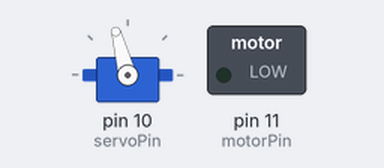
The sketch below on a simulated Arduino Uno, built with avr-gcc and run on an emulated ATmega328P. On the bench: servo, switched loads named in the sketch (green lamp = pin HIGH).

Above: at 0.15 s.
At 2.7 s:
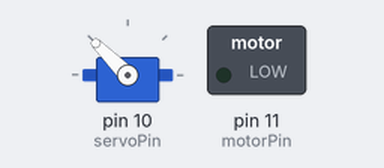
At 16.5 s:
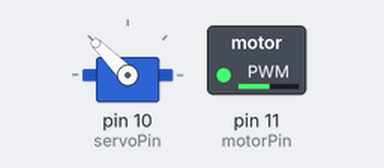
At 37.2 s:
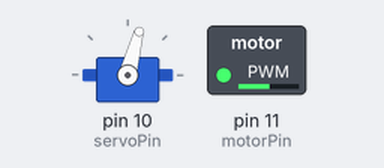
Timing chart, 0 to 40.0 s (numbered marks = the images above):
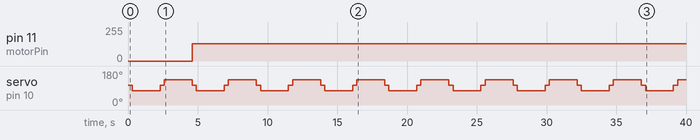

Measured:
- by itself, pin 11 (motorPin): 0/255 → 130/255 at 4.6 s
- by itself, servo on pin 10 (servoPin): repeats every 4.6 s: 105° 0.30 s, 135° 2.0 s, 105° 0.30 s, 75° 2.0 s

The sketch:

Figure8.pde
```cpp
#include <AFMotor.h>
#include <Servo.h>

Servo frontServo;  // create servo object to control a servo

int motorPin = 11;    // motor connected to digital pin 9
int servoPin = 10;

int stopSpeed = 127;
int maxSpeed = 145;

int turnTime = 2000;
int straightTime = 300;

int leftTurn = 75;
int rightTurn = 135;
int straight = 105;

void setup()
{
  frontServo.attach(servoPin);  // attaches the servo on pin 9 to the servo object
}

void loop()
{

  for(int thrustValue = stopSpeed ; thrustValue >= maxSpeed; thrustValue +=5)
  {
    analogWrite(motorPin, thrustValue);
  }

  frontServo.write(straight);
  delay(straightTime);
  frontServo.write(leftTurn);
  delay(turnTime);
  frontServo.write(straight);
  delay(straightTime);
  frontServo.write(rightTurn);
  delay(turnTime);

  for(int thrustValue = maxSpeed; thrustValue >= stopSpeed; thrustValue -=5)
  {
    analogWrite(motorPin, thrustValue);
  }


}
```
